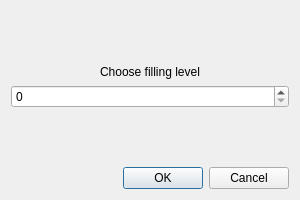
<?xml version="1.0" encoding="UTF-8"?>
<ui version="4.0">
 <class>Form</class>
 <widget class="QWidget" name="Form">
  <property name="geometry">
   <rect>
    <x>0</x>
    <y>0</y>
    <width>300</width>
    <height>200</height>
   </rect>
  </property>
  <property name="windowTitle">
   <string>Form</string>
  </property>
  <layout class="QVBoxLayout" name="verticalLayout_3">
   <item>
    <layout class="QVBoxLayout" name="verticalLayout_2">
     <item>
      <spacer name="verticalSpacer_4">
       <property name="orientation">
        <enum>Qt::Vertical</enum>
       </property>
       <property name="sizeHint" stdset="0">
        <size>
         <width>20</width>
         <height>40</height>
        </size>
       </property>
      </spacer>
     </item>
     <item>
      <layout class="QVBoxLayout" name="verticalLayout">
       <item>
        <widget class="QLabel" name="select_filling_label">
         <property name="text">
          <string>Choose filling level</string>
         </property>
         <property name="alignment">
          <set>Qt::AlignCenter</set>
         </property>
         <property name="margin">
          <number>15</number>
         </property>
        </widget>
       </item>
       <item>
        <widget class="QSpinBox" name="filling_level">
         <property name="maximum">
          <number>100</number>
         </property>
        </widget>
       </item>
      </layout>
     </item>
     <item>
      <spacer name="verticalSpacer_2">
       <property name="orientation">
        <enum>Qt::Vertical</enum>
       </property>
       <property name="sizeHint" stdset="0">
        <size>
         <width>20</width>
         <height>40</height>
        </size>
       </property>
      </spacer>
     </item>
    </layout>
   </item>
   <item>
    <layout class="QHBoxLayout" name="horizontalLayout">
     <item>
      <spacer name="horizontalSpacer">
       <property name="orientation">
        <enum>Qt::Horizontal</enum>
       </property>
       <property name="sizeHint" stdset="0">
        <size>
         <width>40</width>
         <height>20</height>
        </size>
       </property>
      </spacer>
     </item>
     <item>
      <widget class="QDialogButtonBox" name="buttonBox">
       <property name="standardButtons">
        <set>QDialogButtonBox::Cancel|QDialogButtonBox::Ok</set>
       </property>
      </widget>
     </item>
    </layout>
   </item>
  </layout>
 </widget>
 <resources/>
 <connections/>
</ui>
